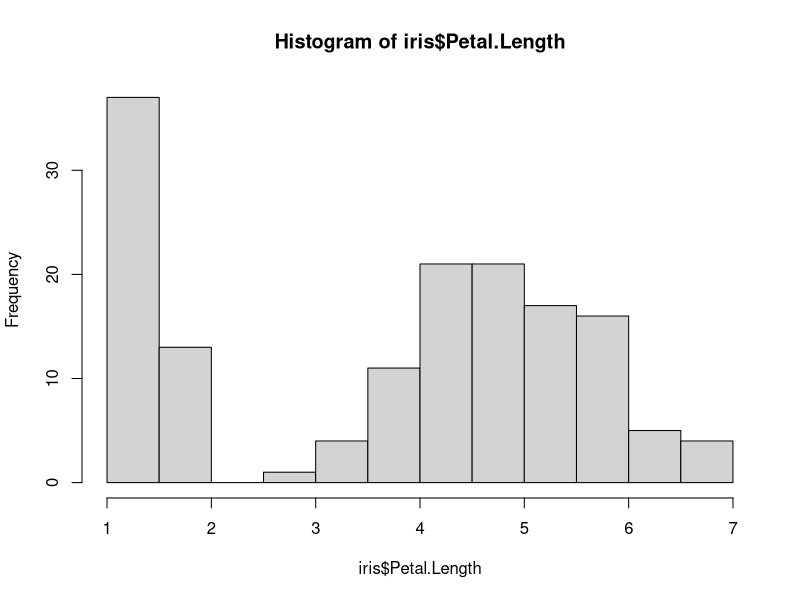
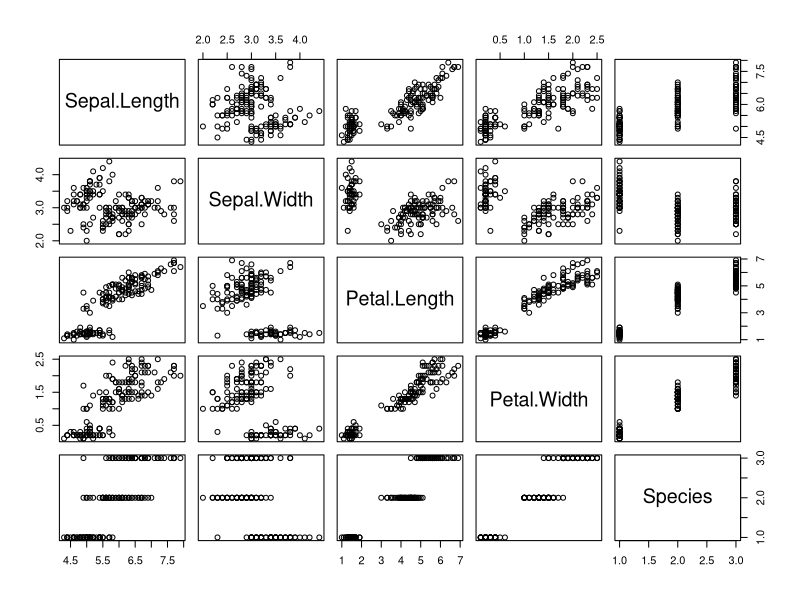

Write R code to recreate these figures, in order.
## ---- chunk 1
knitr::opts_chunk$set(echo = TRUE)
## ---- chunk 2
str(iris)
#summary()
## ---- chunk 3
median(iris$Petal.Width)
## ---- chunk 4
hist(iris$Petal.Length)
## ---- chunk 5
plot(iris)
